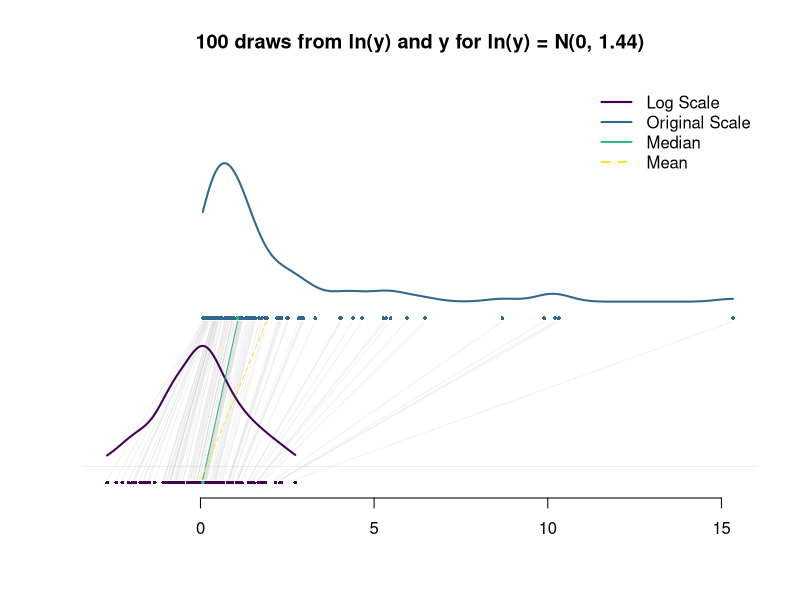

Generate this figure with R: (Note: this script raises an error after producing the figure.)
library(viridis)

n_draws <- 100
orig_mean <- 0
orig_sd <- 1.2
ln_y <- rnorm(n_draws, mean = orig_mean, sd = orig_sd)

y <- exp(ln_y)


dens_ln_y <- density(ln_y, from = min(ln_y), to = max(ln_y))
dens_y <- density(y, from = min(y), to = max(y))

col_vec <- viridis(4)

plot(
  dens_ln_y,
  xlim = c(min(c(y, ln_y)), max(c(y, ln_y))),
  ylim = c(-0.05, max(c(
    dens_y$y + 0.7, dens_ln_y$y
  ))),
  bty = "n",
  ylab = "",
  yaxt = "n",
  type = "n",
  xlab = "",
  main = paste0(
    n_draws,
    " draws from ln(y) and y for ln(y) = N(",
    orig_mean,
    ", ",
    orig_sd^2,
    ")"
  )
)

points(y,
       rep(0.45, length(y)),
       pch = 16,
       cex = 0.5,
       col = col_vec[2])
points(
  ln_y,
  rep(-0.05, length(ln_y)),
  pch = 16,
  cex = 0.5,
  col = col_vec[1]
)
segments(
  y0 = rep(-0.04, length(ln_y)),
  y1 = rep(0.44, length(y)),
  x0 = ln_y,
  x1 = y,
  col = adjustcolor("grey", alpha = 0.2)
)
lines(dens_y$x, dens_y$y + 0.5, lwd = 2, col = col_vec[2])
lines(dens_ln_y$x, dens_ln_y$y, lwd = 2, col = col_vec[1])


points(median(y),
       0.45,
       pch = 16,
       cex = 0.5,
       col = col_vec[3])
points(median(ln_y),
       -0.05 ,
       pch = 16,
       cex = 0.5,
       col = col_vec[3])
segments(
  y0 = -0.04,
  y1 = 0.44,
  x0 = median(ln_y),
  x1 = median(y),
  col = col_vec[3]
)
segments(
  y0 = -0.04,
  y1 = 0.44,
  x0 = mean(ln_y),
  x1 = mean(y),
  col = col_vec[4],
  lty = "dashed"
)

legend(
  "topright",
  legend = c("Log Scale", "Original Scale", "Median", "Mean"),
  col = c(col_vec[1], col_vec[2], col_vec[3], col_vec[4]),
  lty = c("solid", "solid", "solid", "dashed"),
  lwd = 2,
  bty = "n"
)


nsim <- 1000

simulate_exp_ci <- function(nsim, distribution, N = 1000) {
  pred_y <- list()
  for (n in 1:N) {
    sim_ln_y <-
      rnorm(
        nsim,
        mean = mean(distribution),
        sd = sd(distribution) / sqrt(length(distribution))
      )
    pred_ln_y <- sim_ln_y + rnorm(nsim, 0, sd = sd(ln_y))
    pred_y[[paste0(n)]] <- exp(pred_ln_y)
    cat(n, "\n")
  }
  
  return(pred_y)
}


pred_y <- simulate_exp_ci(1000, ln_y)

points(sim_ln_y, rep(0, nsim), pch = 16, cex = 0.3)

pred_ln_y <- sim_ln_y + rnorm(nsim, 0, sd = sd(ln_y))
points(pred_ln_y, rep(-0.02, nsim), pch = 16, cex = 0.3)


points(pred_y$'1', rep(0.47, nsim), pch = 16, cex = 0.3)

points(sapply(pred_y, mean),
       rep(0.5, 1000),
       pch = 16,
       cex = 0.3)
points(sapply(pred_y, median),
       rep(0.52, 1000),
       pch = 16,
       cex = 0.3)
points(exp(sim_ln_y), rep(0.54, 1000), pch = 16, cex = 0.4)


reg_int <- lm(ln_y ~ 1)

sqrt(vcov(reg_int))
sd(reg_int$residuals)
sd(ln_y) / sqrt(length(ln_y))
sd(ln_y)
mean(ln_y)

X <- matrix(rep(1, 1000), nrow = 1000, ncol = 1)

beta <- solve(t(X) %*% X) %*% t(X) %*% ln_y

e <- ln_y - X %*% beta

sigma_sq <- t(e) %*% e / (nrow(e) - ncol(X))
var(ln_y)

beta_se <- as.numeric(sigma_sq) * solve(t(X) %*% X)
summary(reg_int)
sqrt(beta_se)
sqrt(var(ln_y) / 1000)
